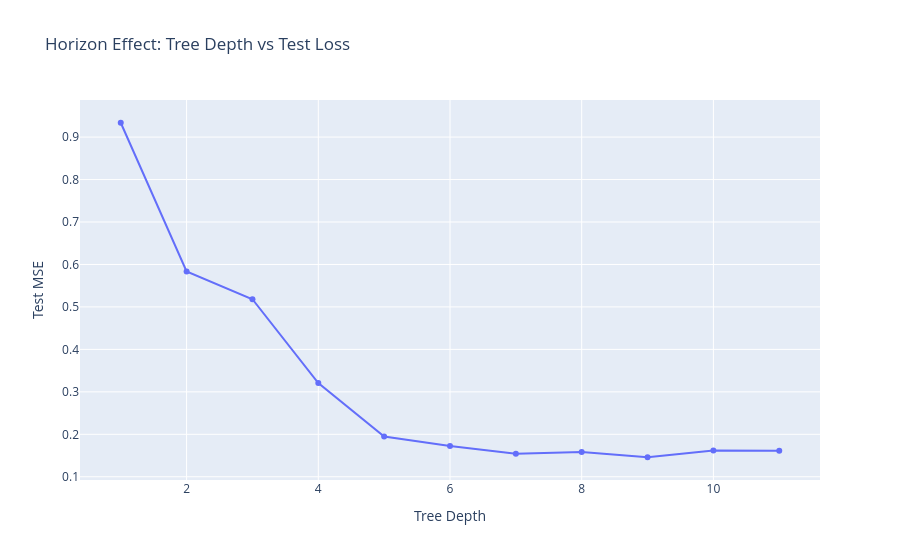

Notebook code for this chart:
### Markdown cell above
<a class="anchor" id="pre"></a>
## 9.1 Stopping criteria (pre-pruning)

Stop splitting if:

- Certain number of leaves is reached
- Too few samples per leaf node
- No improvement in risk reduction in children compared to parent node 
- Node is pure
- Max depth reached
$\Rightarrow$ Selection of stopping criterion is a hyperparameter of CARTs

```python
from sklearn.tree import DecisionTreeRegressor

model1 = DecisionTreeRegressor(
    criterion="squared_error", # "squared_error", "absolute_error"
    max_depth=None, # maximum tree depth
    max_leaf_nodes=10, # maximum number of leaves allowed
    min_samples_split=2, # min samples to split a node
    min_samples_leaf=1, # min samples in a leaf
    max_features=None, # number of features to consider
    random_state=1228 # reproducible results
)
```

### Horizon effect

<p align="center">
<img src="pics/binary_tree_27.png" width="600"/>
</p>

### Code cell
np.random.seed(1235)
n = 200

df = pd.DataFrame({"x1": np.random.uniform(1,10,n),"x2": np.random.uniform(1,10,n)})

df["y"] = np.sin(df["x1"]) + np.sin(df["x2"]) + np.random.normal(scale=0.2, size=n)

X = df[["x1","x2"]].values
y = df["y"].values

# test set (unseen data)
n_test = 200
test_X = np.random.uniform(1,10,(n_test,2))
test_y = np.sin(test_X[:,0]) + np.sin(test_X[:,1]) + np.random.normal(scale=0.2, size=n_test)

depths = np.arange(1, 12)
losses = []

for d in depths:
    tree_model = DecisionTreeRegressor(max_depth=d, random_state=0)
    tree_model.fit(X, y)

    preds = tree_model.predict(test_X)
    loss = mean_squared_error(test_y, preds)
    losses.append(loss)


fig = px.line(x=depths,y=losses,markers=True,title="Horizon Effect: Tree Depth vs Test Loss")

fig.update_layout(xaxis_title="Tree Depth",yaxis_title="Test MSE")

fig.show()

### Figure 1 — Plotly figure (JSON) as saved in the notebook; plotly's stock layout.template omitted (floating-point values rounded to 4 significant figures)
{"data": [{"hovertemplate": "x=%{x}<br>y=%{y}<extra></extra>", "legendgroup": "", "line": {"color": "#636efa", "dash": "solid"}, "marker": {"symbol": "circle"}, "mode": "lines+markers", "name": "", "orientation": "v", "showlegend": false, "type": "scatter", "x": [1, 2, 3, 4, 5, 6, 7, 8, 9, 10, 11], "xaxis": "x", "y": [0.9338, 0.5835, 0.5181, 0.3208, 0.1947, 0.1727, 0.1541, 0.1583, 0.146, 0.1618, 0.1615], "yaxis": "y"}], "layout": {"legend": {"tracegroupgap": 0}, "title": {"text": "Horizon Effect: Tree Depth vs Test Loss"}, "xaxis": {"anchor": "y", "domain": [0, 1], "title": {"text": "Tree Depth"}}, "yaxis": {"anchor": "x", "domain": [0, 1], "title": {"text": "Test MSE"}}}}
